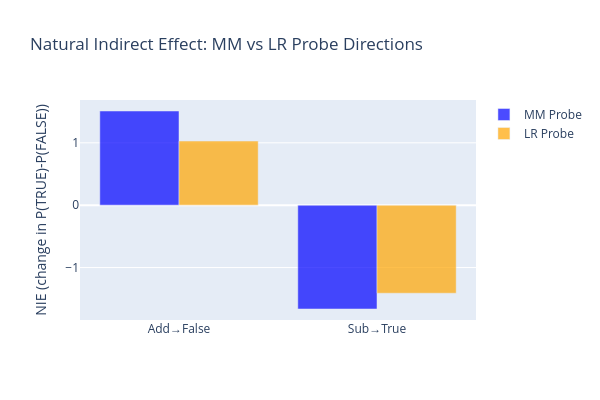

Write notebook code for a chart like this one.
### Code cell
# Run intervention for LR direction
lr_results = {}
for intervention_type in ["none", "add", "subtract"]:
    for subset in ["true", "false"]:
        mask = sp_eval_labels == (1 if subset == "true" else 0)
        subset_stmts = [s for s, m in zip(sp_eval_stmts, mask.tolist()) if m]
        p_diffs = intervention_experiment(
            subset_stmts,
            model,
            tokenizer,
            lr_scaled_direction,
            FEW_SHOT_PROMPT,
            TRUE_ID,
            FALSE_ID,
            intervene_layer_list,
            intervention=intervention_type,
        )
        lr_results[(intervention_type, subset)] = p_diffs.mean().item()

# Compute NIEs
mm_nie_false = (
    results_intervention[("add", "false")] - results_intervention[("none", "false")]
)
mm_nie_true = (
    results_intervention[("subtract", "true")] - results_intervention[("none", "true")]
)
lr_nie_false = lr_results[("add", "false")] - lr_results[("none", "false")]
lr_nie_true = lr_results[("subtract", "true")] - lr_results[("none", "true")]

nie_df = pd.DataFrame(
    {
        "Probe": ["MM", "MM", "LR", "LR"],
        "Intervention": [
            "Add to false",
            "Subtract from true",
            "Add to false",
            "Subtract from true",
        ],
        "NIE": [
            f"{mm_nie_false:.4f}",
            f"{mm_nie_true:.4f}",
            f"{lr_nie_false:.4f}",
            f"{lr_nie_true:.4f}",
        ],
    }
)
print("Natural Indirect Effects (NIE):")
display(nie_df)

# Side-by-side bar chart
fig = go.Figure()
fig.add_trace(
    go.Bar(
        name="MM Probe",
        x=["Add→False", "Sub→True"],
        y=[mm_nie_false, mm_nie_true],
        marker_color="blue",
        opacity=0.7,
    )
)
fig.add_trace(
    go.Bar(
        name="LR Probe",
        x=["Add→False", "Sub→True"],
        y=[lr_nie_false, lr_nie_true],
        marker_color="orange",
        opacity=0.7,
    )
)
fig.update_layout(
    title="Natural Indirect Effect: MM vs LR Probe Directions",
    yaxis_title="NIE (change in P(TRUE)-P(FALSE))",
    barmode="group",
    height=400,
    width=600,
)
fig.show()

### Figure 1 — Plotly figure (JSON) as saved in the notebook; plotly's stock layout.template omitted (floating-point values rounded to 4 significant figures)
{"data": [{"marker": {"color": "blue"}, "name": "MM Probe", "opacity": 0.7, "type": "bar", "x": ["Add→False", "Sub→True"], "y": [1.51, -1.665]}, {"marker": {"color": "orange"}, "name": "LR Probe", "opacity": 0.7, "type": "bar", "x": ["Add→False", "Sub→True"], "y": [1.028, -1.412]}], "layout": {"barmode": "group", "height": 400, "title": {"text": "Natural Indirect Effect: MM vs LR Probe Directions"}, "width": 600, "yaxis": {"title": {"text": "NIE (change in P(TRUE)-P(FALSE))"}}}}
